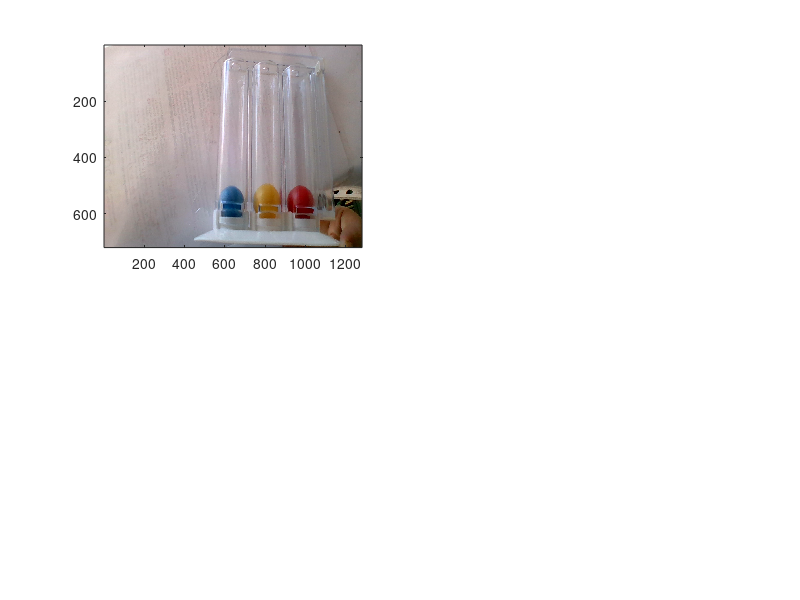

The MATLAB script that drew this image: (Note: this script raises an error after producing the figure.)
close all;clear;

load img.mat;

figure(1);subplot(2,2,1);imagesc(img);

img2=double(img);

img_red=img2(:,:,1)-img2(:,:,2)-img2(:,:,3);img_red=img_red-min(min(img_red));

img_blue=img2(:,:,3)-img2(:,:,1)-img2(:,:,2);img_blue=img_blue-min(min(img_blue));

img3=rgb2ycbcr(img2);

[ky,kx]=find(abs(img3(:,:,2)+45)<3);min(ky)

length(ky)

hold on;plot(kx,ky,'y.');

[ky,kx]=find(img_blue>0.9*max(max(img_blue)));min(ky)

length(ky)

hold on;plot(kx,ky,'b.');

[ky,kx]=find(img_red>0.95*max(max(img_red)));min(ky)

length(ky)

hold on;plot(kx,ky,'r.');
